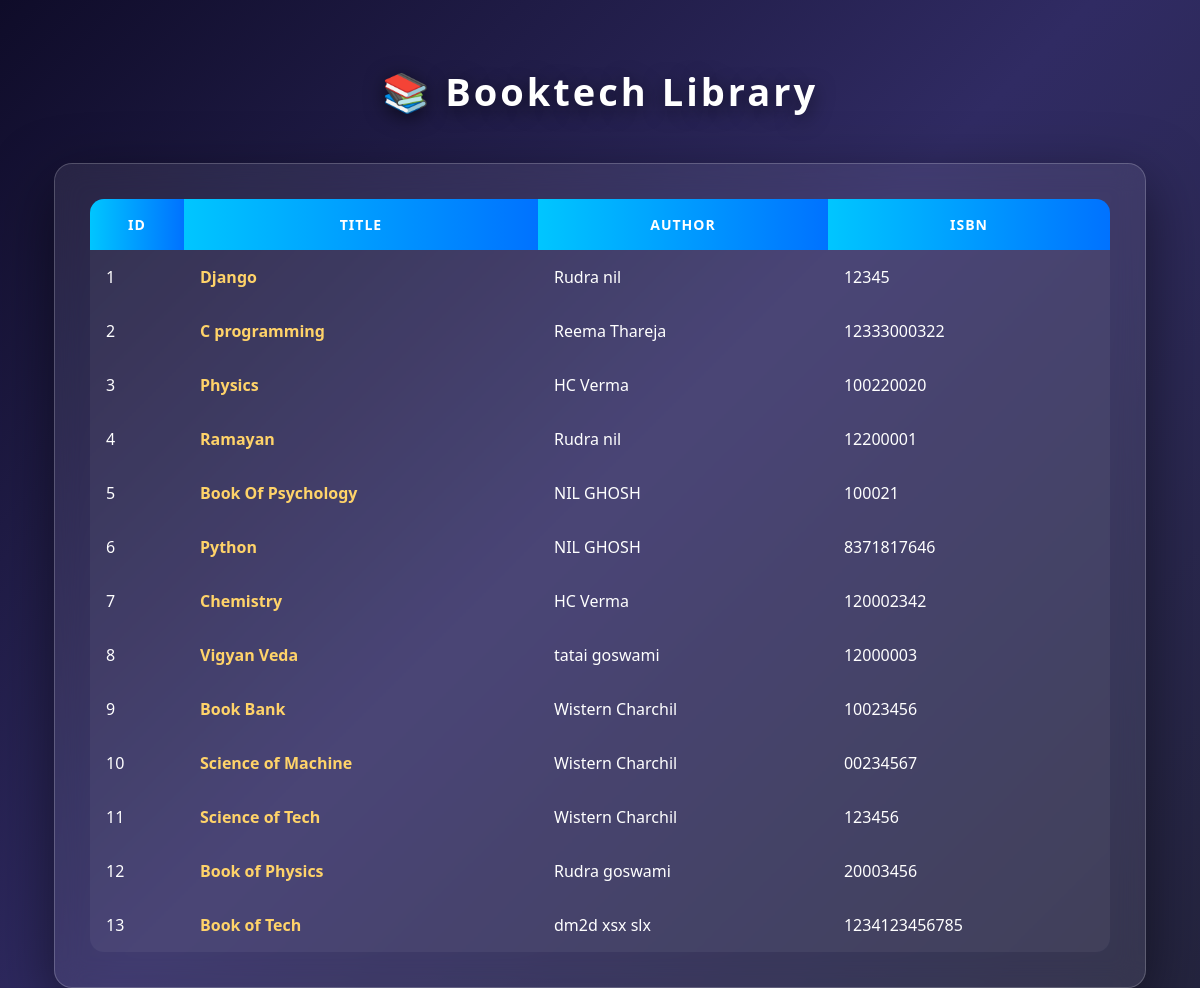
The page /cbv/books/ on the database its author committed.
### library/models.py (models this page shows, shortened)
class Book(models.Model):
    title=models.CharField(max_length=200)
    author=models.ForeignKey(Author, on_delete=models.CASCADE)
    publisher=models.ManyToManyField(Publisher)
    publication_date=models.DateField(default=datetime.now)
    isbn=models.CharField(max_length=13,unique=True)

class Author(models.Model):
    first_name = models.CharField(max_length=100)
    last_name = models.CharField(max_length=100)
    birth_date = models.DateField(null=True, blank=True)

### library/views.py (the view)
# urls.py: path('cbv/books/', BookListView.as_view(), name='book_list_cbv'),
class BookListView(ListView):
    model = Book
    template_name = 'library/cbv_book_list.html'
    context_object_name = 'books'

### template/library/cbv_book_list.html (shortened to what this page needs)
<!DOCTYPE html>
<html lang="en">
<head>
</head>
<body>
<h1>📚 Booktech Library</h1>
<div class="container">
    <table>
        <tr>
            <th>ID</th>
            <th>Title</th>
            <th>Author</th>
            <th>ISBN</th>
        </tr>
        {% for book in books %}
        <tr>
            <td>{{ book.id }}</td>
            <td>
                <a href="{% url 'book_detail_cbv' book.id %}">
                    {{ book.title }}
                </a>
            </td>
            <td>{{ book.author.first_name }} {{ book.author.last_name }}</td>
            <td>{{ book.isbn }}</td>
        </tr>
        {% endfor %}
    </table>
</div>
</body>
</html>

### template/library/cbv_book_list.html (style rules this page uses)
body { font-family: 'Segoe UI', Arial, Helvetica, sans-serif; background: linear-gradient(135deg, #0f0c29, #302b63, #24243e); margin: 0; padding: 0; color: #fff; min-height: 100vh; }
h1 { text-align: center; padding: 40px 0 20px 0; letter-spacing: 3px; font-size: 38px; text-shadow: 0 4px 20px rgba(0,0,0,0.6); }
.container { width: 85%; margin: auto; background: rgba(255,255,255,0.08); backdrop-filter: blur(14px); border-radius: 18px; padding: 35px; box-shadow: 0 20px 60px rgba(0,0,0,0.5); border: 1px solid rgba(255,255,255,0.2); animation: fadeIn 0.8s ease-in-out; }
table { width: 100%; border-collapse: collapse; overflow: hidden; border-radius: 14px; }
th { background: linear-gradient(to right, #00c6ff, #0072ff); color: white; padding: 16px; text-transform: uppercase; font-size: 14px; letter-spacing: 1px; }
td { padding: 16px; background: rgba(255,255,255,0.05); }
tr { transition: all 0.3s ease; }
a { color: #ffd369; text-decoration: none; font-weight: bold; position: relative; }
a::after { content: ""; position: absolute; left: 0; bottom: -4px; width: 0%; height: 2px; background: #ffd369; transition: 0.3s; }

### rows shown on the page
Book: id "1", title "Django", author.first_name "Rudra", author.last_name "nil", isbn "12345"
Book: id "2", title "C programming", author.first_name "Reema", author.last_name "Thareja", isbn "12333000322"
Book: id "3", title "Physics", author.first_name "HC", author.last_name "Verma", isbn "100220020"
Book: id "4", title "Ramayan", author.first_name "Rudra", author.last_name "nil", isbn "12200001"
Book: id "5", title "Book Of Psychology", author.first_name "NIL", author.last_name "GHOSH", isbn "100021"
Book: id "6", title "Python", author.first_name "NIL", author.last_name "GHOSH", isbn "8371817646"
Book: id "7", title "Chemistry", author.first_name "HC", author.last_name "Verma", isbn "120002342"
Book: id "8", title "Vigyan Veda", author.first_name "tatai", author.last_name "goswami", isbn "12000003"
Book: id "9", title "Book Bank", author.first_name "Wistern", author.last_name "Charchil", isbn "10023456"
Book: id "10", title "Science of Machine", author.first_name "Wistern", author.last_name "Charchil", isbn "00234567"
Book: id "11", title "Science of Tech", author.first_name "Wistern", author.last_name "Charchil", isbn "123456"
Book: id "12", title "Book of Physics", author.first_name "Rudra", author.last_name "goswami", isbn "20003456"
Book: id "13", title "Book of Tech", author.first_name "dm2d", author.last_name "xsx slx", isbn "1234123456785"
